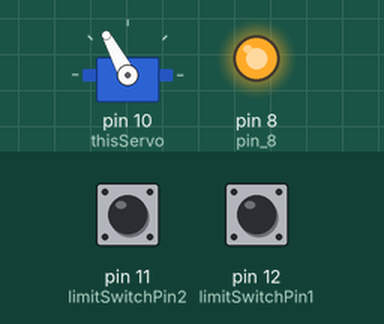
The sketch below on a simulated Arduino Uno, built with avr-gcc and run on an emulated ATmega328P. Shown: servo, output pins drawn as LEDs (lit = HIGH). The inputs (shaded band) are chosen by the test bench; at power-on: pin 12 (limitSwitchPin1) LOW, pin 11 (limitSwitchPin2) LOW. Pins used as bus, display or sensor lines are not drawn; what the sketch prints to the serial monitor is not drawn.

Above: at 1.2 s.
1.3 s: pin 12 (limitSwitchPin1) pulled HIGH for 0.15 s
At 2.8 s:
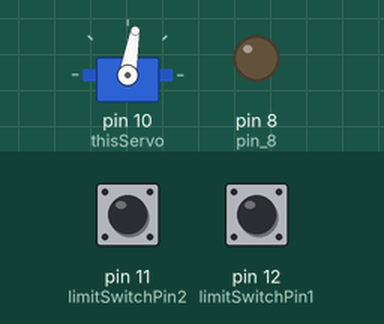
4.4 s: pin 11 (limitSwitchPin2) pulled HIGH for 0.15 s
At 4.55 s:
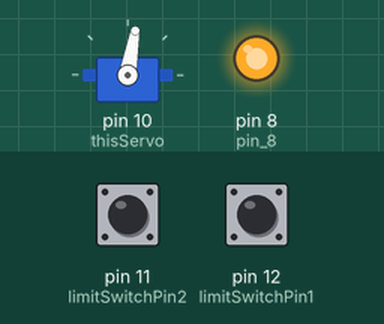
6.2 s: pin 11 (limitSwitchPin2) pulled HIGH for 3.2 s
At 9.49 s:
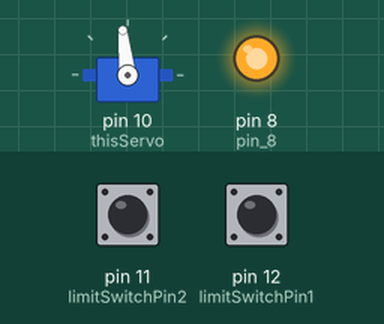
11.0 s: pin 12 (limitSwitchPin1) pulled HIGH for 1 s
At 11.8 s:
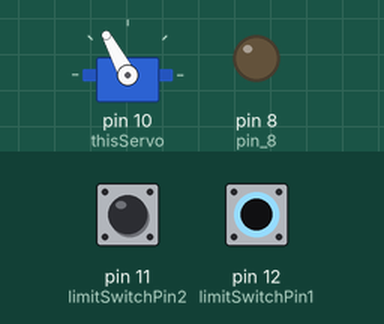
15.0 s: pin 12 (limitSwitchPin1) pulled HIGH for 3.2 s
At 18.29 s:
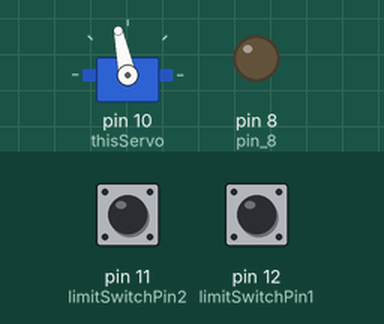
Timing chart, 0 to 19.9 s (numbered marks = the images above; inputs shaded):
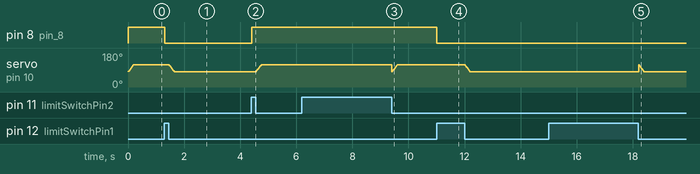

The sketch:

gripper_Stepper_limitswitch.ino
```cpp
/* Code Gripper Stepper Limit Switch TA
*  25 Desember 2016
*/

#include <Servo.h>

Servo thisServo;

int pos = 0;        //variabel posisi servo
int Pulse = 0;     //variabel pulse stepper

//variabel limit switch
int limitSwitchPin1 = 12;
int limitSwitchPin2 = 11;
int limitBelakangValue = 0;
int limitDepanValue = 0;

//variabel arah stepper
boolean maju = false;


void setup() {
  // put your setup code here, to run once:
  Serial.begin(9600);

  //pin servo
  thisServo.attach(10);

  //pin stepper
  pinMode(8, OUTPUT);             //pin 8 (Dir Pin) to CW+
  pinMode(9, OUTPUT);             //pin 9 (Step pin) to CLK +
                                  //CLK- CW- connect to GND arduino
                                  //didn't  & don't connect EN+ EN-
  digitalWrite(8,HIGH);
  digitalWrite(9, LOW);

  //limit switch
  pinMode(limitSwitchPin1, INPUT);
  pinMode(limitSwitchPin2, INPUT);

  //inisialisasi awal servo buka 80
  thisServo.write(80);
}

void loop() {
  // put your main code here, to run repeatedly:

  limitBelakangValue = digitalRead(limitSwitchPin1);
  limitDepanValue = digitalRead(limitSwitchPin2);

  stepper();

  if (limitBelakangValue == HIGH) {         // check if the input is HIGH (button released)
    maju = true;
    Pulse = 0;
  } else if (limitDepanValue == HIGH ){
    maju = false;
    Pulse = 0;
  }

  if (maju == true) {
     stepperMaju();
     if (Pulse == 1){
       servoBuka();
     }
  } else if (maju == false) {
     stepperMundur();
     if (Pulse == 1){
       servoTutup();
     }
  }

  if (Pulse == 770) {
     if (digitalRead(8) == LOW){
        maju = false;
        //stepperMundur();
        //servoTutup();

     } else {
        maju = true;
        //stepperMaju();
        //servoBuka();
     }
     Pulse = 0;
  }

   Serial.println(Pulse);
}

/*
* ------------------------------------
*   Various Function Here :
* ------------------------------------
*/

void stepper(){
  digitalWrite(9, HIGH);
  delayMicroseconds(50);
  digitalWrite(9, LOW);
  delayMicroseconds(50);
  Pulse = Pulse + 1;
}

void servoBuka() {
  //maksudnya dari posisi tutup ke buka
  for (pos = 118; pos >= 80; pos -= 1){
     thisServo.write(pos);
     delay(5);
  }
}

void servoTutup() {
  //maksudnya dari posisi buka ke tutup
  for (pos = 80; pos <= 118; pos += 1){
     thisServo.write(pos);
     delay(5);
   }
}

void stepperMaju(){
  digitalWrite(8,LOW);
}

void stepperMundur(){
  digitalWrite(8,HIGH);
}
```

Measured:
- after the input at 1.3 s, pin 8 (pin_8): HIGH → LOW after 0.00 s instead of 2.7 s
- after the input at 4.4 s, pin 8 (pin_8): LOW → HIGH after 0.00 s instead of 1.1 s
- after the input at 6.2 s, pin 8 (pin_8): stays HIGH (without the input it goes to LOW after 2.4 s)
- after the input at 11.0 s, pin 8 (pin_8): HIGH → LOW after 0.00 s instead of 2.4 s
- after the input at 15.0 s, pin 8 (pin_8): stays LOW (without the input it goes to HIGH after 1.0 s)
